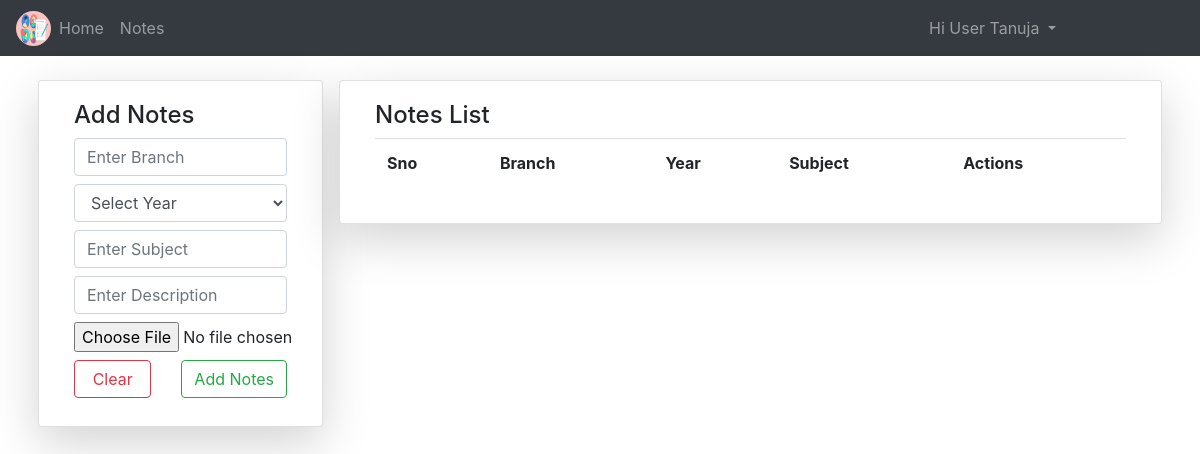
Page /notes/ (signed in) on the earlier database version.
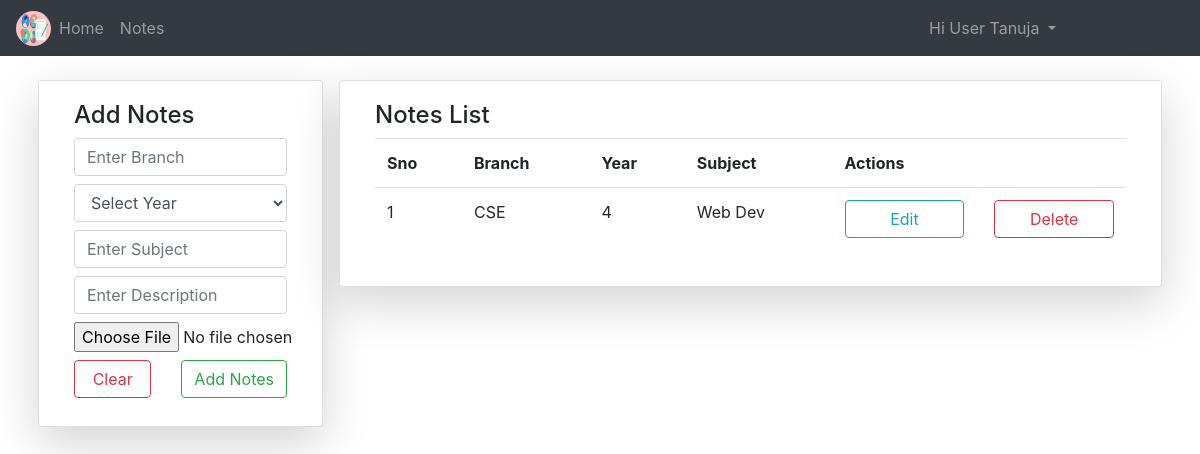
Same page on the later database version.
### NotesApp/models.py (models this page shows)
class Notes(models.Model):
	y = [
		('0','Select Year'),
		('1','1st Year'),
		('2','2nd Year'),
		('3','3rd Year'),
		('4','4th Year'),
	]
	branch = models.CharField(max_length=50)
	year = models.CharField(default='0',choices=y,max_length=5)
	subject = models.CharField(max_length=50)
	descnote = models.CharField(max_length=10)
	ntfile = models.FileField(upload_to='DataFiles')
	date_created = models.DateField(auto_now=True)
	sckey = models.CharField(max_length=10)
	usr = models.ForeignKey(User,on_delete=models.CASCADE)

### NotesApp/views.py (the view, shortened to what this page needs)
# urls.py: path('notes/',views.noteslist,name="ntlist")
def noteslist(request):
	n = Notes.objects.filter(usr_id=request.user.id)
	c = NoteForm()
	return render(request,'notehtmls/notelist.html',{'p':c,'z':n})

### NotesApp/forms.py
class NoteForm(forms.ModelForm):
	class Meta:
		model = Notes
		fields = ["branch","year","subject","descnote","ntfile"]
		widgets = {
		"branch":forms.TextInput(attrs={
			"class":"form-control my-2",
			"placeholder":"Enter Branch",
			}),
		"year":forms.Select(attrs={
			"class":"form-control my-2",
			}),
		"subject":forms.TextInput(attrs={
			"class":"form-control my-2",
			"placeholder":"Enter Subject",
			}),
		"descnote":forms.TextInput(attrs={
			"class":"form-control my-2",
			"placeholder":"Enter Description",
			}),
		}

### templates/notehtmls/notelist.html (shortened to what this page needs)
{% extends 'notehtmls/base.html' %}
{% block content %}
<div class="container mt-4">
	<div class="row">
		<div class="col-md-3 card shadow-lg mx-2 h-100">
			<div class="card-body">
				<h4>Add Notes</h4>
				<form method="post" enctype="multipart/form-data">
					{% for i in p %}
						{{i}}
					{% endfor %}
					<div class="row my-2">
						<div class="col">
							<input type="reset" value="Clear" class="form-control btn btn-outline-danger">
						</div>
						<div class="col">
							<input type="submit" value="Add Notes" class="form-control btn btn-outline-success">
						</div>
					</div>
				</form>
			</div>
		</div>
		<div class="col-md card shadow-lg mx-2 h-100">
			<div class="card-body">
				<h4>Notes List</h4>
				<table class="table">
					<tr>
						<th>Sno</th>
						<th>Branch</th>
						<th>Year</th>
						<th>Subject</th>
						<th>Actions</th>
					</tr>
					{% for j in z %}
					<tr>
						<td>{{forloop.counter}}</td>
						<td>{{j.branch}}</td>
						<td>{{j.year}}</td>
						<td>{{j.subject}}</td>
						<td>
							<div class="row">
								<div class="col">
									<a href="" class="btn btn-outline-info form-control">Edit</a>
								</div>
								<div class="col">
									<a href="" class="btn btn-outline-danger
								form-control">Delete</a>
								</div>
							</div>
						</td>
					</tr>
					{% endfor %}
				</table>
			</div>
		</div>
	</div>
</div>
{% endblock %}

Differences in the rows shown:
added Notes: branch "CSE", year "4", subject "Web Dev"
